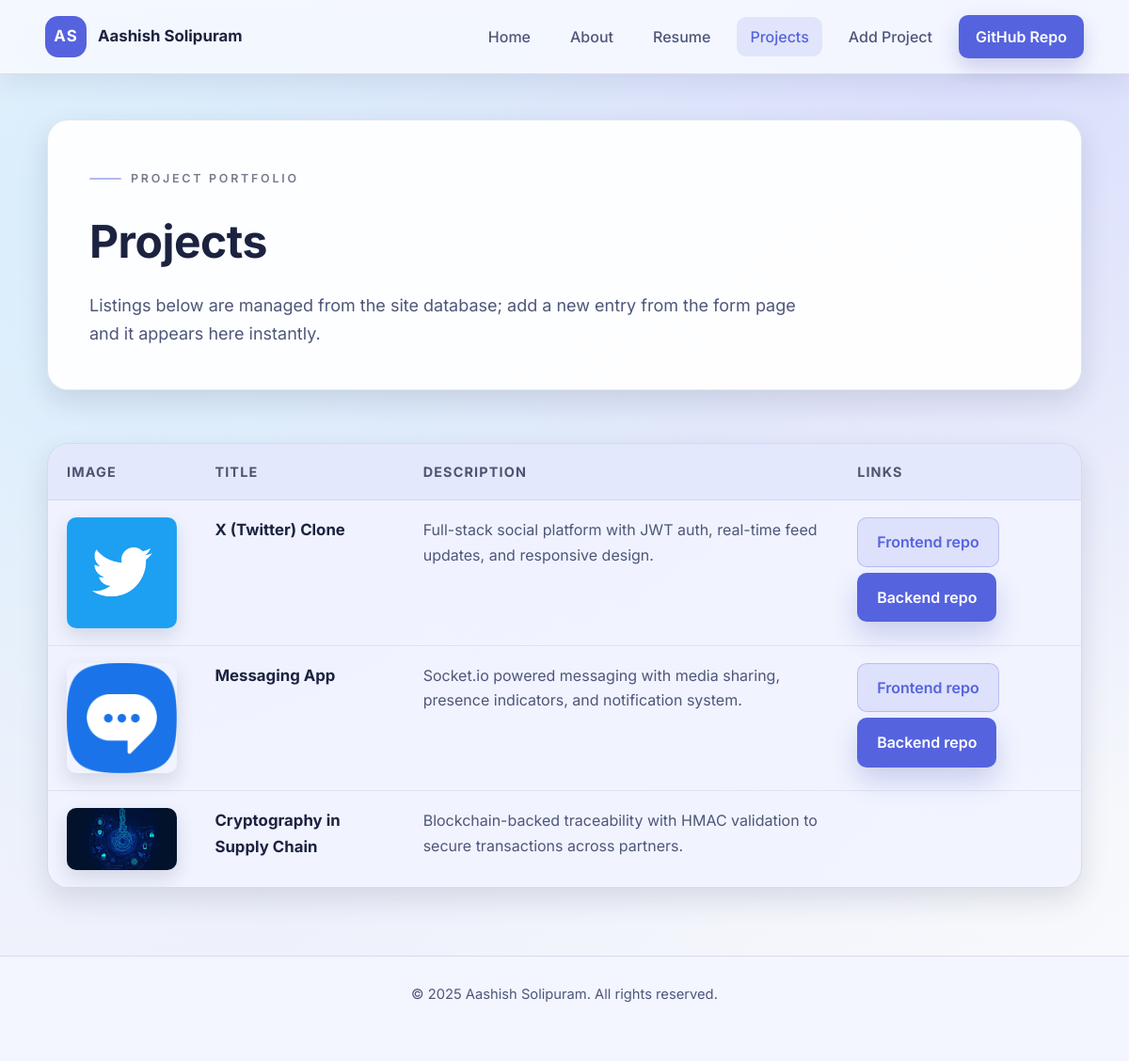
The app's page /projects with its own data.
### tables this page shows
CREATE TABLE projects (
        id INTEGER PRIMARY KEY AUTOINCREMENT,
        title TEXT NOT NULL,
        description TEXT NOT NULL,
        image_file_name TEXT NOT NULL,
        repo_url TEXT,
        demo_url TEXT,
        created_at TIMESTAMP DEFAULT CURRENT_TIMESTAMP
    );

### app.py (the view)
@app.route("/projects")
def projects():
    project_rows = DAL.fetch_projects()
    return render_template("projects.html", page="projects", projects=project_rows)

### DAL.py (called while the page is built)
@contextmanager
def get_connection():
    conn = sqlite.connect(DB_PATH)
    conn.row_factory = sqlite.Row
    try:
        yield conn
    finally:
        conn.close()

def fetch_projects() -> Iterable[Mapping[str, object]]:
    with get_connection() as conn:
        cursor = conn.execute(
            "SELECT id, title, description, image_file_name, repo_url, demo_url "
            "FROM projects "
            "ORDER BY "
            "CASE title "
            "  WHEN 'X (Twitter) Clone' THEN 0 "
            "  WHEN 'Messaging App' THEN 1 "
            "  WHEN 'Cryptography in Supply Chain' THEN 2 "
            "  ELSE 3 "
            "END, "
            "created_at DESC, id DESC"
        )
        return cursor.fetchall()

### templates/projects.html (shortened to what this page needs)
{% extends "base.html" %}
{% block content %}
<main id="main" class="container">
  <header class="page-header">
    <p class="page-kicker">Project Portfolio</p>
    <h1>Projects</h1>
    <p class="page-lead">
      Listings below are managed from the site database; add a new entry from the form page and it appears here instantly.
    </p>
  </header>
  <section aria-live="polite">
    {% if projects %}
    <div class="table-responsive">
      <table class="projects-table">
        <thead>
          <tr>
            <th scope="col">Image</th>
            <th scope="col">Title</th>
            <th scope="col">Description</th>
            <th scope="col">Links</th>
          </tr>
        </thead>
        <tbody>
          {% for project in projects %}
          <tr>
            <td data-label="Image">
              <img
                src="{{ url_for('static', filename='images/' ~ project['image_file_name']) }}"
                alt="{{ project['title'] }} thumbnail"
                loading="lazy"
                width="180"
              >
            </td>
            <td data-label="Title">
              <strong>{{ project['title'] }}</strong>
            </td>
            <td data-label="Description">
              <p>{{ project['description'] }}</p>
            </td>
            <td data-label="Links">
              {% if project['repo_url'] %}
              <a class="btn secondary" href="{{ project['repo_url'] }}" target="_blank" rel="noopener">Frontend repo</a>
              {% endif %}
              {% if project['demo_url'] %}
              <a class="btn" href="{{ project['demo_url'] }}" target="_blank" rel="noopener">Backend repo</a>
              {% endif %}
            </td>
          </tr>
          {% endfor %}
        </tbody>
      </table>
    </div>
    {% else %}
    <p>No projects are saved yet. Add your first project from the form page.</p>
    {% endif %}
  </section>
</main>
{% endblock %}

### templates/base.html (shortened to what this page needs)
<!DOCTYPE html>
<html lang="en">
<head>
  <link rel="stylesheet" href="{{ url_for('static', filename='css/style.css') }}">
</head>
{% set current_endpoint = request.endpoint %}
{% set current_page = page|default('home') %}
<body class="page page-{{ current_page }}" data-page="{{ current_page }}">
<header class="site-header">
  <a class="brand" href="{{ url_for('home') }}" aria-label="Aashish Solipuram Home">
    <span class="logo">AS</span>
    <span class="brand-text">Aashish Solipuram</span>
  </a>
  <nav class="site-nav" aria-label="Primary">
    <a href="{{ url_for('home') }}" data-page="home" {% if current_endpoint == 'home' %}aria-current="page"{% endif %}>Home</a>
    <a href="{{ url_for('about') }}" data-page="about" {% if current_endpoint == 'about' %}aria-current="page"{% endif %}>About</a>
    <a href="{{ url_for('resume') }}" data-page="resume" {% if current_endpoint == 'resume' %}aria-current="page"{% endif %}>Resume</a>
    <a href="{{ url_for('projects') }}" data-page="projects" {% if current_endpoint == 'projects' %}aria-current="page"{% endif %}>Projects</a>
    <a href="{{ url_for('contact') }}" data-page="contact" {% if current_endpoint == 'contact' %}aria-current="page"{% endif %}>Add Project</a>
    <a class="nav-cta" href="https://github.com/aaresoli/personal-website-flask" target="_blank" rel="noopener">GitHub Repo</a>
  </nav>
</header>
{% block content %}{% endblock %}
<footer class="site-footer">
  <p>&copy; <span id="year"></span> Aashish Solipuram. All rights reserved.</p>
</footer>
</body>
</html>

### records on screen
projects: image_file_name (picture), title "X (Twitter) Clone", description "Full-stack social platform with JWT auth, real-time feed updates, and responsive design."
projects: image_file_name (picture), title "Messaging App", description "Socket.io powered messaging with media sharing, presence indicators, and notification system."
projects: image_file_name (picture), title "Cryptography in Supply Chain", description "Blockchain-backed traceability with HMAC validation to secure transactions across partners."
